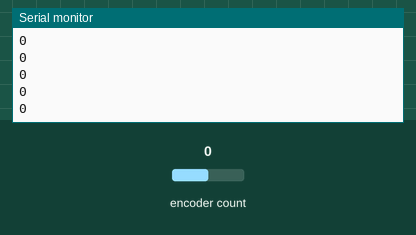
Recording of a sketch running on a simulated Arduino Uno, built with avr-gcc and run on an emulated ATmega328P. On the bench: the last lines printed to the serial monitor. The test bench sets the inputs (shaded band); at power-on: encoder count 0.

Above: at 1.2 s.
1.3 s: encoder count set to 1
At 1.56 s:
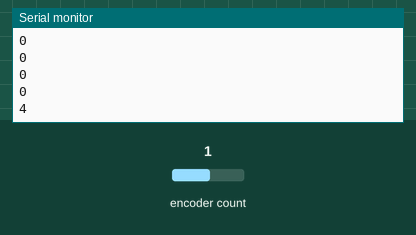
2.8 s: encoder count set to 2
At 2.96 s:
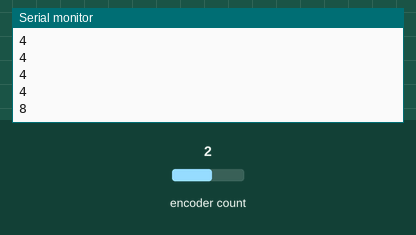
Timing chart, 0 to 5.8 s (numbered marks = the images above; inputs shaded):
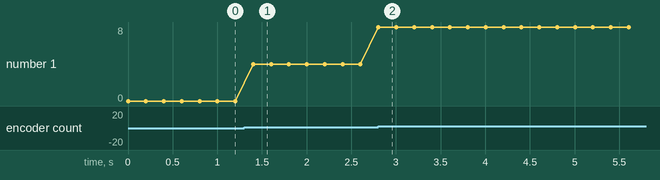

Measured:
- after the input at 1.3 s, the serial monitor: prints a new line after 0.10 s (image 1)
- after the input at 2.8 s, the serial monitor: prints a new line at once (image 2)
- plotted number 1: 0 → 4 after the input at 1.3 s, 4 → 8 after the input at 2.8 s

The sketch:

Encodertest.ino
```cpp
#include <Encoder.h>

// Set up encoder object
Encoder enc(2,3);


// Init serial comm
void setup()
{
 Serial.begin(9600);
}

// Main loop
void loop()
{

  // Output current enc reading
  Serial.println(enc.read());
  // Pause 200ms
  delay(200);
}

// -> Läuft!
```
